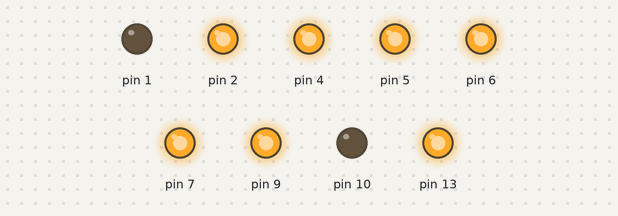
Bench run of a sketch on a simulated Arduino Uno, built with avr-gcc and run on an emulated ATmega328P. Parts: output pins drawn as LEDs (lit = HIGH).

Above: at 0.5 s.
At 1.4 s:
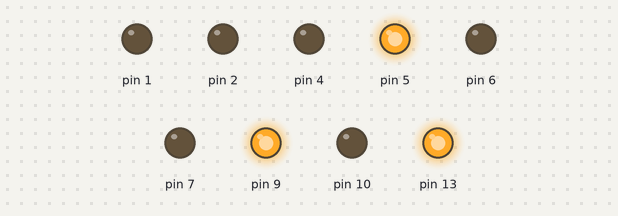
At 2.5 s:
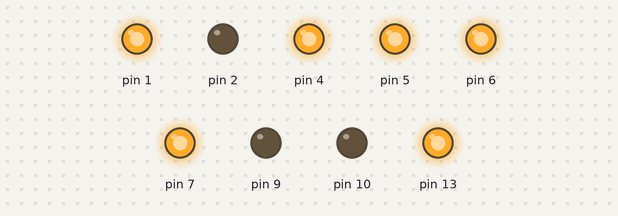
At 4.5 s:
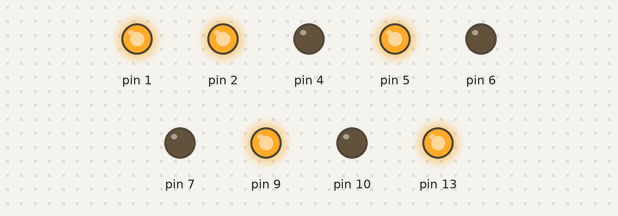
At 6.5 s:
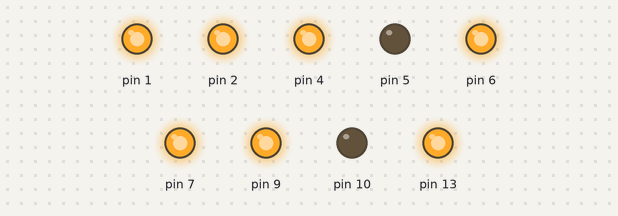
At 7.5 s:
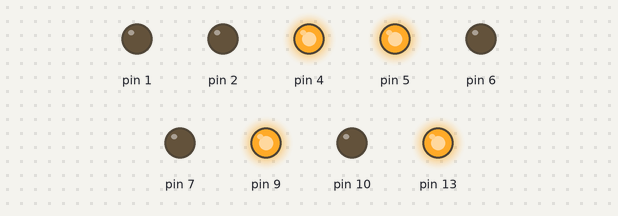
Timing chart, 0 to 11.5 s (numbered marks = the images above):
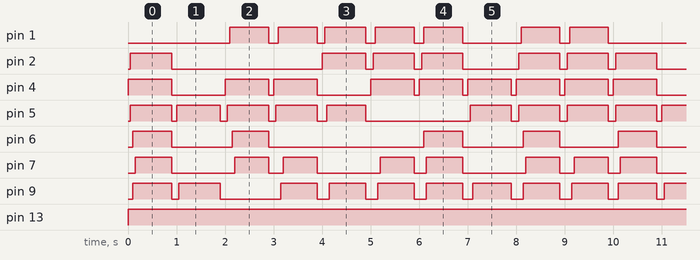

Measured:
- by itself, pin 2: repeats every 10.0 s: LOW 3.1 s, HIGH 0.90 s, 2 × (LOW 0.15 s, HIGH 0.85 s), LOW 1.2 s, 2 × (HIGH 0.85 s, LOW 0.15 s), HIGH 0.85 s
- by itself, pin 4: repeats every 10.0 s: LOW 1.1 s, HIGH 0.90 s, LOW 0.10 s, HIGH 0.90 s, LOW 1.1 s, 5 × (HIGH 0.90 s, LOW 0.10 s), HIGH 0.90 s
- by itself, pin 6: repeats every 10.0 s: LOW 1.3 s, HIGH 0.75 s, LOW 3.2 s, HIGH 0.80 s, LOW 1.3 s, HIGH 0.75 s, LOW 1.2 s, HIGH 0.80 s
- by itself, pin 13: LOW → HIGH at 0.00 s
- by itself, pin 5: repeats every 10.0 s: LOW 0.10 s, HIGH 0.90 s, 2 × (LOW 0.15 s, HIGH 0.85 s), LOW 0.20 s, HIGH 0.80 s, LOW 2.2 s, 3 × (HIGH 0.85 s, LOW 0.15 s), HIGH 0.85 s
- by itself, pin 1: repeats every 10.0 s: LOW 0.20 s, HIGH 0.80 s, LOW 0.15 s, HIGH 0.85 s, 2 × (LOW 0.20 s, HIGH 0.80 s), LOW 1.2 s, HIGH 0.80 s, LOW 0.20 s, HIGH 0.80 s, LOW 2.2 s, HIGH 0.80 s

The sketch:

7_segment_display_counting.ino
```cpp
void setup()

{

 // initialize digital pin 0 as an output.

pinMode(1, OUTPUT);
pinMode(2, OUTPUT);
pinMode(4, OUTPUT);
pinMode(5, OUTPUT);
pinMode(6, OUTPUT);
pinMode(7, OUTPUT);
pinMode(9, OUTPUT);
pinMode(10, OUTPUT);
pinMode(13, OUTPUT);}

// the loop function runs over and over again forever

void loop()

{
  digitalWrite(13,1);
digitalWrite(4, 1);
delay(50);   // turn the LED on (HIGH is the voltage level)
digitalWrite(2, 1);
digitalWrite(5, 1);
delay(50);
digitalWrite(1, 0);
digitalWrite(6, 1);
digitalWrite(9, 1);
delay(50);
digitalWrite(7 ,1);
digitalWrite(10,0);

 delay (750);

digitalWrite(4, 0);
digitalWrite(2, 0);
digitalWrite(5, 0);
digitalWrite(1, 0);
digitalWrite(6, 0);
digitalWrite(9, 0);
digitalWrite(7 ,0);
delay(100);

/////////////////////////////////////////////////////////////////////////////////////////////////////////////////////////
digitalWrite(1, 0);   // turn the LED on (HIGH is the voltage level)
digitalWrite(2,0);
digitalWrite(4, 0);
digitalWrite(5, 1);
digitalWrite(6, 0);
delay (50);
digitalWrite(2, 0);
digitalWrite(7, 0);
digitalWrite(9, 1);
digitalWrite(10, 0);

delay(850);
digitalWrite(5, 0);
digitalWrite(9, 0);
delay(100);

 ////////////////////////////////////////////////////////////////////////////////////////////////////////////////////////

digitalWrite(4, 1);
delay (50);
digitalWrite(5, 1);
delay (50);
digitalWrite(1, 1);   // turn the LED on (HIGH is the voltage level)
delay (50);
digitalWrite(6, 1);
delay (50);
digitalWrite(7, 1);
digitalWrite(2, 0);
digitalWrite(9, 0);
digitalWrite(10, 0);
 delay (700);


digitalWrite(4, 0);
digitalWrite(5, 0);
digitalWrite(1, 0);   // turn the LED on (HIGH is the voltage level)
digitalWrite(6, 0);
digitalWrite(7, 0);
delay (100);

 ////////////////////////////////////////////////////////////////////////////////////////////////////////////////////////

digitalWrite(4, 1);
delay(50);
digitalWrite(5, 1);
delay(50);
digitalWrite(1, 1);
delay(50);          // turn the LED on (HIGH is the voltage level)
digitalWrite(9, 1);
delay(50);
digitalWrite(7, 1);
digitalWrite(2, 0);
digitalWrite(6, 0);
digitalWrite(10, 0);

 delay (700);

digitalWrite(4, 0);
digitalWrite(5, 0);
digitalWrite(1, 0);   // turn the LED on (HIGH is the voltage level)
digitalWrite(9, 0);
digitalWrite(7, 0);
delay (100);
//////////////////////////////////////////////////////////////////////////////////////////////////////////////////////////
digitalWrite(2, 1);
delay(50);
digitalWrite(1, 1);   // turn the LED on (HIGH is the voltage level)
delay (50);
digitalWrite(4, 0);
digitalWrite(5, 1);
delay (50);
digitalWrite(9, 1);
digitalWrite(6, 0);
digitalWrite(7, 0);
digitalWrite(10, 0);
 delay (750);

digitalWrite(2, 0);
digitalWrite(1, 0);
digitalWrite(5, 0);
digitalWrite(9, 0);
 delay(100);

///////////////////////////////////////////////////////////////////////////////////////////////////////////////////////////

digitalWrite(4, 1);
delay(50);
digitalWrite(2, 1);
delay(50);
digitalWrite(1, 1);
delay(50);
digitalWrite(9, 1);
delay(50);               // turn the LED on (HIGH is the voltage level)
digitalWrite(7, 1);
digitalWrite(5, 0);
digitalWrite(6, 0);
digitalWrite(10, 0);
 delay (700);

digitalWrite(4, 0);
digitalWrite(2, 0);
digitalWrite(1, 0);
digitalWrite(9, 0);               // turn the LED on (HIGH is the voltage level)
digitalWrite(7, 0);

 delay(100);
 ///////////////////////////////////////////////////////////////////////////////////////////////////////////////////////////

digitalWrite(4, 1);
delay(50);
digitalWrite(2, 1);
delay(50);
digitalWrite(1, 1);   // turn the LED on (HIGH is the voltage level)
digitalWrite(6, 1);
delay(50);
 digitalWrite(7, 1);
digitalWrite(9, 1);
digitalWrite(5, 0);
digitalWrite(10, 0);
 delay (750);


digitalWrite(4, 0);
digitalWrite(2, 0);
digitalWrite(1, 0);   // turn the LED on (HIGH is the voltage level)
digitalWrite(6, 0);
 digitalWrite(7, 0);
digitalWrite(9, 0);
delay(100);
 /////////////////////////////////////////////////////////////////////////////////////////////////////////////////////////

 digitalWrite(1, 0);   // turn the LED on (HIGH is the voltage level)
digitalWrite(2, 0);
digitalWrite(4, 1);
delay(50);
digitalWrite(5, 1);
digitalWrite(6, 0);
digitalWrite(7, 0);
delay(50);
digitalWrite(9, 1);
digitalWrite(10, 0);
 delay (800);

digitalWrite(4, 0);
digitalWrite(5, 0);
digitalWrite(9, 0);
delay(100);

/////////////////////////////////////////////////////////////////////////////////////////////////////////////////////////

digitalWrite(4, 1);
delay(50);
digitalWrite(2, 1);
digitalWrite(5, 1);
delay(50);
digitalWrite(1, 1);   // turn the LED on (HIGH is the voltage level)
delay(50);
digitalWrite(6, 1);
digitalWrite(9, 1);
delay(50);
digitalWrite(7, 1);
digitalWrite(10, 0);
delay (700);

digitalWrite(4, 0);
digitalWrite(2, 0);
digitalWrite(5, 0);
digitalWrite(1, 0);
digitalWrite(6, 0);
digitalWrite(9, 0);
digitalWrite(7, 0);
delay(100);
 //////////////////////////////////////////////////////////////////////////////////////////////////////////////////////////

digitalWrite(4, 1);
delay(50);
digitalWrite(2, 1);
digitalWrite(5, 1);
delay(50);
digitalWrite(1, 1);   // turn the LED on (HIGH is the voltage level)
delay(50);
digitalWrite(9, 1);
delay(50);
digitalWrite(6, 0);
digitalWrite(7, 1);
digitalWrite(10, 0);
delay (700);

digitalWrite(4, 0);
digitalWrite(2, 0);
digitalWrite(5, 0);
digitalWrite(1, 0);
digitalWrite(9, 0);
digitalWrite(7, 0);
delay(100);
/////////////////////////////////////////////////////////////////////////////////////////////////////////////////////////

}
```
